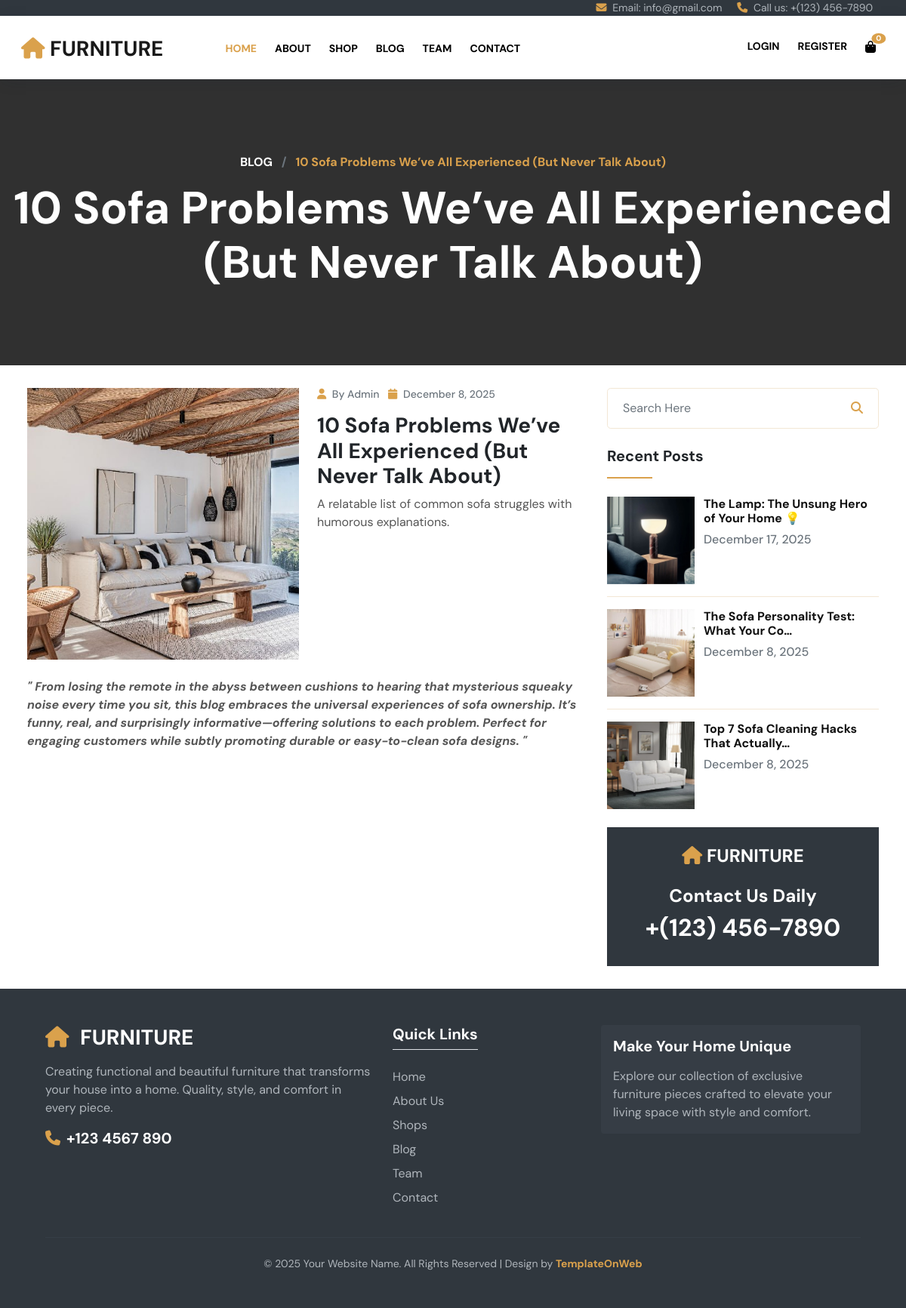
The app's page /blog/2/ with its own data.
### accounts/models.py (models this page shows, shortened)
class BlogPost(models.Model):
    title = models.CharField(max_length=255)
    slug = models.SlugField(unique=True, help_text="A unique, URL-friendly version of the title.")
    category = models.ForeignKey(BlogCategory, on_delete=models.SET_NULL, null=True, blank=True)
    tags = models.ManyToManyField(BlogTag, blank=True)
    image = models.ImageField(
        upload_to='images/blog/',
        verbose_name="Blog Post Image"
    )
    author = models.CharField(
        max_length=100,
        default="Admin"
    )
    content = RichTextUploadingField(verbose_name="Full Blog Content")
    summary = models.TextField(
        max_length=300,
        help_text="A brief summary for the homepage card."
    )
    comment_count = models.IntegerField(default=0)
    published_date = models.DateTimeField(default=timezone.now)
    class Meta:
        verbose_name = "Blog Post"
        verbose_name_plural = "Blog Posts"
        ordering = ['-published_date']
    def get_absolute_url(self):
        return reverse('blog_detail', kwargs={'id': self.id})

### accounts/views.py (the view)
# urls.py: path('blog/<int:id>/', views.blog_detail, name='blog_detail'),
def blog_detail(request, id):
    post = get_object_or_404(BlogPost, id=id)
    recent_posts = BlogPost.objects.exclude(id=post.id).order_by('-published_date')[:3]
    related_posts = BlogPost.objects.filter(
        category=post.category
    ).exclude(
        id=post.id
    ).order_by('-published_date')[:2]
    categories = BlogCategory.objects.annotate(
        post_count=Count('blogpost')
    ).filter(post_count__gt=0)
    tags = BlogTag.objects.all()
    context = {
        'post': post,
        'recent_posts': recent_posts,     # <<< IMPORTANT
        'related_posts': related_posts,
        'categories': categories,
        'tags': tags,
    }
    return render(request, 'furniture/blog_detail.html', context)

### accounts/context_processors.py (called while the page is built)
def cart_context(request):
    cart = request.session.get('cart', {})
    total_items = sum(item['qty'] for item in cart.values())
    total_price = sum(item['qty'] * item['price'] for item in cart.values())
    return {
        'navbar_cart': cart,
        'navbar_cart_count': total_items,
        'navbar_cart_total': total_price,
    }

### accounts/templates/furniture/blog_detail.html (shortened to what this page needs)
{% load static %}
<!DOCTYPE html>
<html lang="en">
{% include 'furniture/Head.html' %}
<body>
{% include 'furniture/SecTop.html' %}
{% include 'furniture/Header.html' %}
<section id="center" class="center_blog_dt">
 <div class="promo_m center_om">
  <div class="container-fluid">
    <div class="row text-center">
     <div class="col-md-12">
       <h6 class="col_yell fw-bold">
           <a class="text-white" href="{% url 'blog' %}">BLOG</a>
           <span class="mx-2 text-muted">/</span>
           {{ post.title }}
       </h6>
       <h1 class="mb-0 font_60 text-white mt-3">{{ post.title }}</h1>
     </div>
    </div>
  </div>
 </div>
</section>
<section id="blog_pg" class="p_3 px-4">
<div class="container-fluid">
 <div class="row">
  <div class="col-md-8">
    <div class="blog_pg1l">
      <div class="row blog_pg1li">
        <div class="col-md-6">
          <div class="blog_pg1lil">
            <figure class="effect-jazz mb-0">
              <img src="{{ post.image.url }}" class="w-100" alt="{{ post.title }}">
            </figure>
          </div>
        </div>
        <div class="col-md-6">
          <div class="blog_pg1lir">
            <h6 class="font_14 text-muted">
              <i class="fa fa-user col_yell me-1"></i> By {{ post.author }}
              <i class="fa fa-calendar col_yell me-1 ms-2"></i> {{ post.published_date|date:"F j, Y" }}
            </h6>
            <h3 class="mt-3">{{ post.title }}</h3>
            <p>{{ post.summary }}</p>
          </div>
        </div>
      </div>
      <div class="mt-4">
        <p>{{ post.content|safe }}</p>
      </div>
    </div>
  </div>
  <div class="col-md-4">
    <div class="blog_pg1r">
      <form method="GET" action="{% url 'blog' %}">
  <div class="input-group border_1 p-2 rounded-3">
    <input type="text" name="q" class="form-control border-0"
           placeholder="Search Here" value="{{ query }}">
    <button class="btn bg-transparent border-0 col_yell" type="submit">
      <i class="fa fa-search"></i>
    </button>
  </div>
</form>
      <div class="blog_pg1r1 mt-4">
        <h5>Recent Posts</h5>
        <hr class="line mb-4">
        {% for p in recent_posts %}
        <div class="row blog_pg1r1i">
          <div class="col-4 pe-0">
            <figure class="effect-jazz mb-0">
              <a href="{{ p.get_absolute_url }}">
                <img src="{{ p.image.url }}" class="w-100" alt="{{ p.title }}">
              </a>
            </figure>
          </div>
          <div class="col-8">
            <h6 class="fw-bold">
              <a href="{{ p.get_absolute_url }}">{{ p.title|truncatechars:40 }}</a>
            </h6>
            <h6 class="text-muted mb-0">{{ p.published_date|date:"F j, Y" }}</h6>
          </div>
        </div>
        {% if not forloop.last %}<hr>{% endif %}
        {% endfor %}
      </div>
      <div class="blog_pg1r1 mt-4 bg_dark text-center p-4">
        <h4 class="text-white text-uppercase"><i class="fa fa-home col_yell"></i> Furniture</h4>
        <h4 class="mt-4 text-white">Contact Us Daily</h4>
        <h2 class="text-white">+(123) 456-7890</h2>
      </div>
    </div>
  </div>
 </div>
</div>
</section>
{% include 'furniture/Footer.html' %}
</body>
</html>

### static/css/global.css (style rules this page uses)
body { font-family: 'DM Sans', sans-serif; }
h1,h2,h3,h4,h5 { font-weight:bold; }
p { color: #555; }
a { color: #111; text-decoration:none; }
figure.effect-jazz figcaption::after, figure.effect-jazz img { -webkit-transition: opacity 0.35s, -webkit-transform 0.35s; transition: opacity 0.35s, transform 0.35s; }
.col_yell { color: #daa14c!important; }
.bg_dark { background:#30373e!important; }
hr { opacity:1; background-color:#f3e7d5; }
.font_14 { font-size:14px; }
.font_60 { font-size:60px; }
.line { height:2px!important; width: 60px; background-color:#daa14c; }
.p_3 { padding-top:30px; padding-bottom:30px; }
.border_1 { border:1px solid #f3e7d5; }
.form-control { border-color:#f3e7d5; box-shadow:none; border-radius:0; height:50px; }
.input-group .form-control { height:auto; }
.center_om { padding-top:100px; padding-bottom:100px; }
.promo_m { background:#000000cf; }

### records on screen
BlogPost: title "10 Sofa Problems We’ve All Experienced (But Never Talk About)", image (picture), author "Admin", published_date "December 8, 2025", summary "A relatable list of common sofa struggles with humorous explanations.", content "\" From losing the remote in the abyss between cushions to hearing that mysterious squeaky noise every time you sit, this blog embraces the universal experiences of sofa ownership. It’s funny, real, and surprisingly informative—offering solutions to each problem. Perfect for engaging customers while subtly promoting durable or easy-to-clean sofa designs. \""
BlogPost: image (picture), title "The Lamp: The Unsung Hero of Your Home 💡", published_date "December 17, 2025"
BlogPost: image (picture), title "The Sofa Personality Test: What Your Co…", published_date "December 8, 2025"
BlogPost: image (picture), title "Top 7 Sofa Cleaning Hacks That Actually…", published_date "December 8, 2025"

### other values on screen
{{ navbar_cart_count }} "0"
